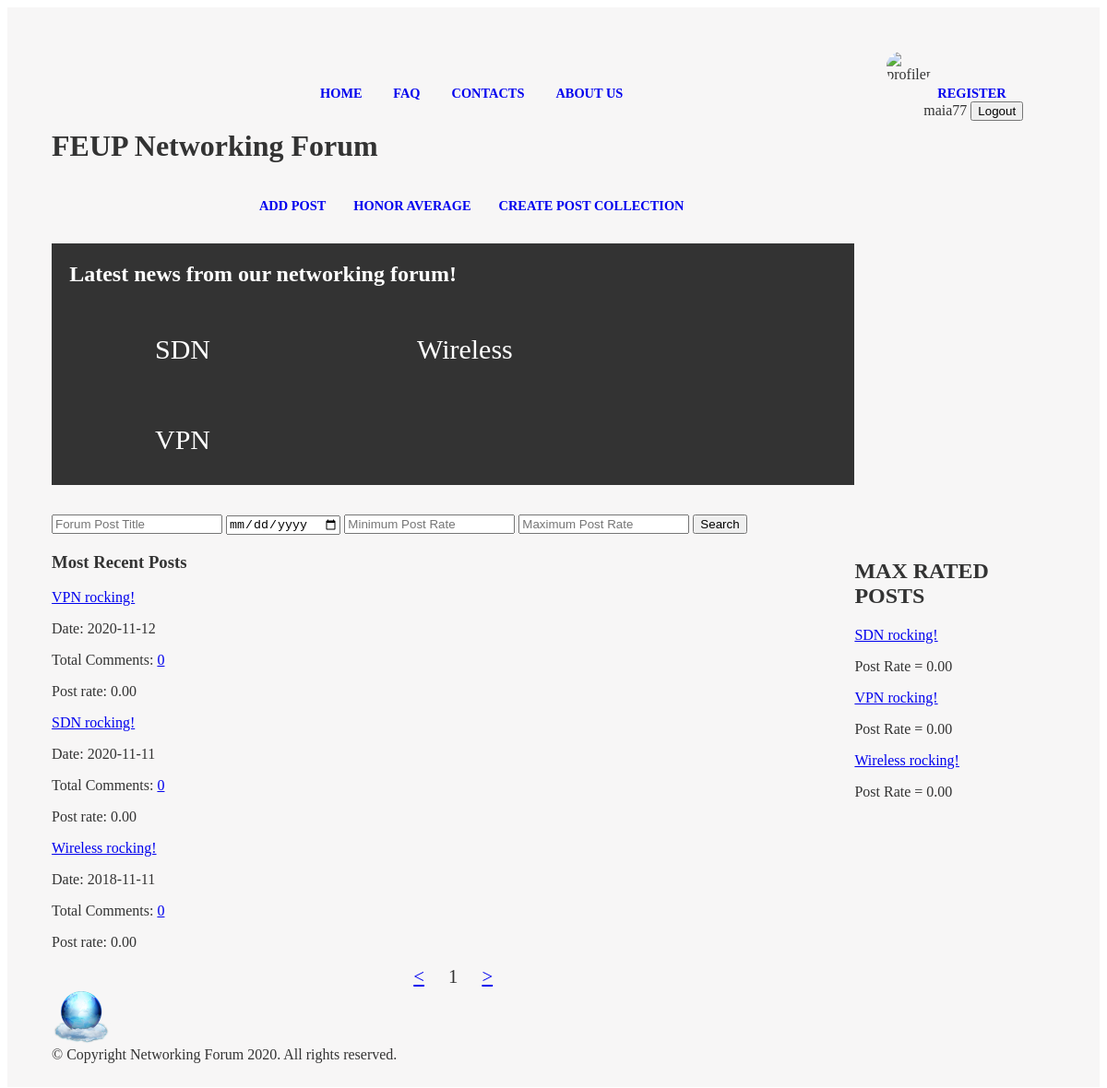
The page /php/initialpage.php (signed in) on the database as committed earlier.
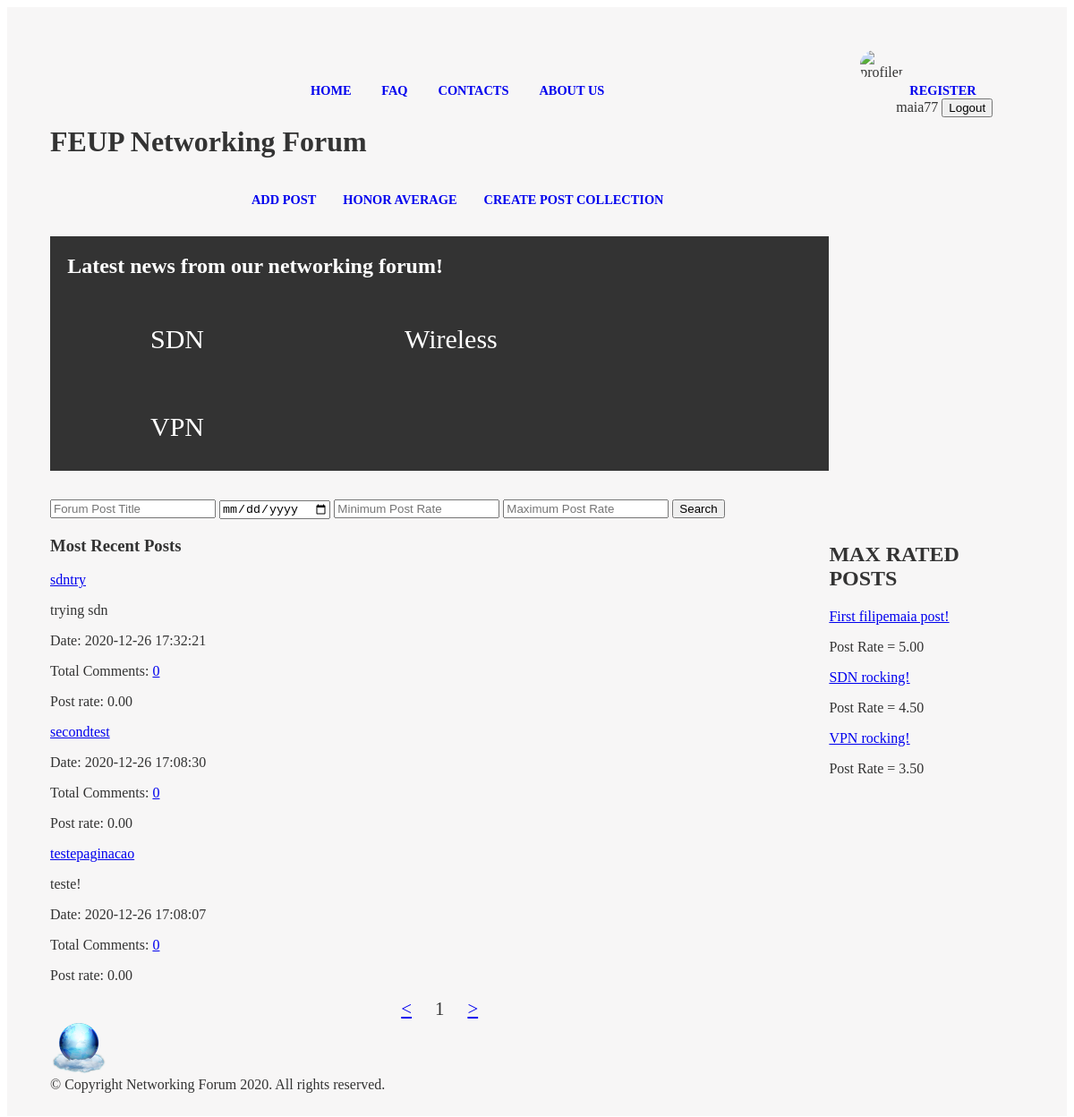
The same page on the database as committed later.
### tables this page shows
CREATE TABLE forumpost (
    postid integer PRIMARY KEY AUTOINCREMENT,
    posttitle text NOT NULL,
    content text CHECK(LENGTH(content)>= 0 AND LENGTH(content)<20000),
    username text REFERENCES user, 
    published INTEGER, 
    topic text REFERENCES topic, 
    postrate integer CHECK(postrate>=0 AND postrate <=5)
    );

### php/initialpage.php (called while the page is built, shortened)
<?php
  require_once("../database/init.php");
  require_once("../database/posts.php");
  require_once("../database/comments.php");
  include_once("../templates/homepage_section/header_pagina_inicial_tpl.php");
  include_once("../templates/homepage_section/topics_tpl.php");
  $n_posts = getNumberOfPosts();
  $n_pages = ceil($n_posts/3);
    if(isset($_GET["page"])){
      $page = $_GET["page"];
        if($page < 1){
          $page = 1;
        }
        if($page > $n_pages){
          $page = $n_pages;
        }
    } else{
        $page = 1;
    }
    $stories = getAllPosts($page);
    $maxrates = getPostsWithBestRating();
  include_once("../templates/homepage_section/max_rated_tpl.php");
  include_once("../templates/homepage_section/most_recent_posts_tpl.php");
  include_once("../templates/static_sections/footer_tpl.php");
?>

### database/posts.php (called while the page is built, shortened)
<?php
function getAllPosts($page)
{
  global $dbh;
  $stmt = $dbh->prepare('SELECT * FROM forumpost ORDER BY published DESC LIMIT ? OFFSET ?');
  $stmt->execute(array(3, ($page-1)*3));
  return $stmt->fetchAll();
}
function getPostsWithBestRating() {
  global $dbh;
  $stmt = $dbh->prepare('SELECT *  FROM forumpost ORDER BY forumpost.postrate DESC LIMIT 3');
  $stmt->execute();
  return $stmt->fetchAll();
}

### database/comments.php (called while the page is built, shortened)
<?php
  function getTotalOfCommentsOnPost($postid){
    global $dbh;
    $stmt = $dbh->prepare('SELECT COUNT(comment.postid) as numbOfComments FROM comment WHERE postid = ?');
    $stmt->execute(array($postid));
    return $stmt->fetchColumn();
  }
?>

### templates/homepage_section/most_recent_posts_tpl.php (the view)
<?php
require_once("../database/comments.php");
require_once("../database/posts.php");
?>
<section id="posts">
  <form id="search" action="../php/list_search_results.php">
    <input type="text" name="posttitle" placeholder="Forum Post Title">
    <input type="date" name="published" placeholder="Date of Post">
    <input type="text" name="minPostRate" placeholder="Minimum Post Rate">
    <input type="text" name="maxPostRate" placeholder="Maximum Post Rate">
    <input type="submit" value="Search">
  </form>
  <article>
  <aside id="mostRecent">
   <h3> Most Recent Posts</h3>
   <?php foreach ($stories as $story) { ?>
   <article>
    <a href="../php/post.php?postid=<?php echo $story['postid'] ?>"><?php echo $story['posttitle'] ?></a>
    <p><?php echo $story['content'] ?></p>
    <p class="date"> Date: <?= $story['published'] ;?></p>
    <?php $numbOfComments = getTotalOfCommentsOnPost($story['postid']); ?>
    <p>Total Comments: <a href="../php/post.php?postitle=<?php echo $story['posttitle'] ?>&postid=<?php echo $story['postid']?>">
    <?php echo $numbOfComments; ?></a>
    <p>Post rate: <?php echo number_format($story["postrate"], 2, '.', ''); ?></p>
   </article>
  </aside>
<?php  } ?>
  <div id="pagination">
      <a href="../php/initialpage.php?page=<?php echo $page-1; ?>">&lt;</a>
        <?php echo $page ?>
      <a href="../php/initialpage.php?page=<?php echo $page+1; ?>">&gt;</a>
  </div>

### templates/homepage_section/max_rated_tpl.php
<aside id="maxrated">
        <h1> MAX RATED POSTS</h1>
        <article>
            <?php foreach($maxrates as $maxrated) {  ?>
              <p><a href="../php/post.php?postid=<?php echo $maxrated['postid'] ?>">
              <?php echo $maxrated['posttitle'] ?></a></p>
              <p>Post Rate = <?php echo number_format($maxrated['postrate'], 2, '.', ''); ?></p>
            <?php  } ?>
        </article>
</aside>

Rows that differ between the two databases and show on the page:
no longer on one of the page's lists (row edited): forumpost: posttitle "SDN rocking!", published "2020-11-11", postrate "0.00"
no longer on this page (row unchanged): forumpost: posttitle "Wireless rocking!", postrate "0.00", published "2018-11-11", numbOfComments "0"
no longer on one of the page's lists (row edited): forumpost: posttitle "VPN rocking!", published "2020-11-12", postrate "0.00"
added forumpost: posttitle "First filipemaia post!", postrate "5.00", shown under "MAX RATED POSTS"
changed forumpost "SDN rocking!": postrate "0.00" → "4.50"
changed forumpost "VPN rocking!": postrate "0.00" → "3.50"
added forumpost: posttitle "sdntry", content "trying sdn", published "2020-12-26 17:32:21", numbOfComments "0", postrate "0.00", shown under "Most Recent Posts"
added forumpost: posttitle "secondtest", published "2020-12-26 17:08:30", numbOfComments "0", postrate "0.00", shown under "Most Recent Posts"
added forumpost: posttitle "testepaginacao", content "teste!", published "2020-12-26 17:08:07", numbOfComments "0", postrate "0.00", shown under "Most Recent Posts"
